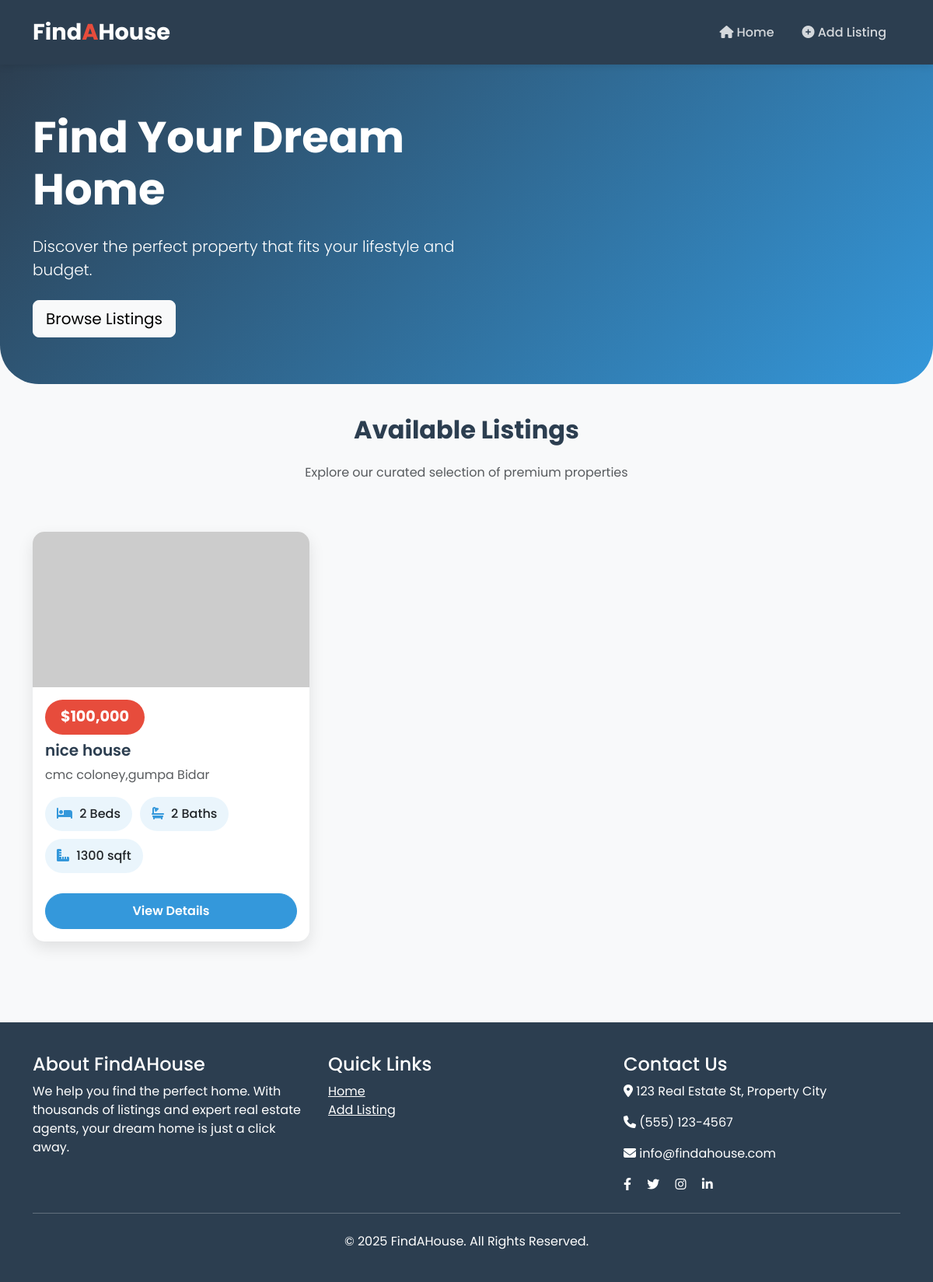
Before: / with the older database file.
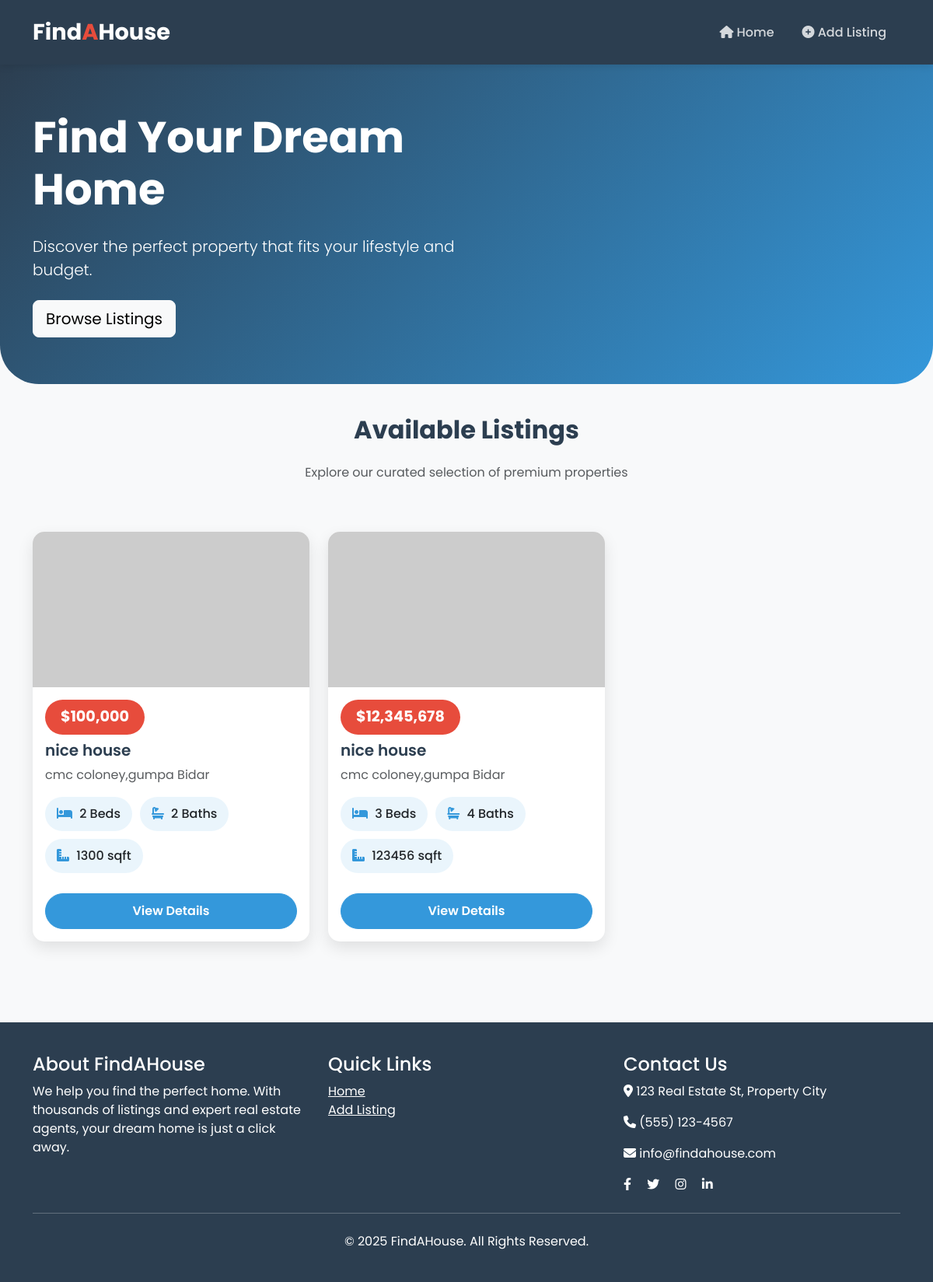
After: the same page with the newer database file.
### listings/models.py (models this page shows, shortened)
class Listing(models.Model):
    title = models.CharField(max_length=100)
    price = models.IntegerField()
    num_bedrooms = models.IntegerField()
    num_bathrooms = models.IntegerField()
    square_footage = models.IntegerField()
    address = models.CharField(max_length=100)
    image = models.ImageField(upload_to='media/listings/', blank=True, null=True)  # Add ImageField

### listings/views.py (the view)
# urls.py: path('', listing_list, name='listing_list'),
def listing_list(request):
    listings = Listing.objects.all()
    return render(request, 'listing_list.html', {'listings': listings})

### templates/listing_list.html (shortened to what this page needs)
{% extends 'base.html' %}
{% load humanize %}
{% block content %}
    <div class="page-header">
        <div class="container">
            <div class="row align-items-center">
                <div class="col-md-6 text-center text-md-start">
                    <h1 class="display-4 fw-bold mb-4">Find Your Dream Home</h1>
                    <p class="lead mb-4">Discover the perfect property that fits your lifestyle and budget.</p>
                    <a href="#listings" class="btn btn-light btn-lg">Browse Listings</a>
                </div>
            </div>
        </div>
    </div>
    <div class="container" id="listings">
        <div class="row mb-5">
            <div class="col-12 text-center">
                <h2 class="fw-bold mb-4">Available Listings</h2>
                <p class="text-muted">Explore our curated selection of premium properties</p>
            </div>
        </div>
        <div class="row g-4">
            {% for listing in listings %}
                <div class="col-md-6 col-lg-4 mb-4">
                    <div class="card h-100">
                        {% if listing.image %}
                            <img src="{{ listing.image.url }}" class="card-img-top" alt="{{ listing.title }}">
                        {% else %}
                            <img src="https://via.placeholder.com/400x250" class="card-img-top" alt="Listing Image">
                        {% endif %}
                        <div class="card-body">
                            <div class="price-tag mb-2">${{ listing.price|floatformat:0|intcomma }}</div>
                            <h5 class="card-title">{{ listing.title }}</h5>
                            <p class="card-text text-muted mb-3">{{ listing.address }}</p>
                            <div class="d-flex flex-wrap mb-3">
                                <span class="property-feature">
                                    <i class="fas fa-bed"></i> {{ listing.num_bedrooms }} Beds
                                </span>
                                <span class="property-feature">
                                    <i class="fas fa-bath"></i> {{ listing.num_bathrooms }} Baths
                                </span>
                                <span class="property-feature">
                                    <i class="fas fa-ruler-combined"></i> {{ listing.square_footage }} sqft
                                </span>
                            </div>
                            <a href="{% url 'listing_retreve' listing.pk %}" class="btn btn-primary w-100">View Details</a>
                        </div>
                    </div>
                </div>
            {% empty %}
                <div class="col-12 text-center py-5">
                    <h3 class="text-muted">No listings available at the moment</h3>
                    <p>Be the first to <a href="{% url 'listing_create' %}">add a listing</a>!</p>
                </div>
            {% endfor %}
        </div>
    </div>
{% endblock %}

### templates/base.html (shortened to what this page needs)
<!DOCTYPE html>
<html lang="en">
<head>
    <link href="https://cdn.jsdelivr.net/npm/bootstrap@5.3.0/dist/css/bootstrap.min.css" rel="stylesheet">
    <link rel="stylesheet" href="https://cdnjs.cloudflare.com/ajax/libs/font-awesome/6.4.0/css/all.min.css">
</head>
<body>
    <nav class="navbar navbar-expand-lg navbar-dark bg-primary sticky-top">
        <div class="container">
            <a class="navbar-brand" href="/">Find<span>A</span>House</a>
            <div class="collapse navbar-collapse" id="navbarNav">
                <ul class="navbar-nav ms-auto">
                    <li class="nav-item">
                        <a class="nav-link" href="/"><i class="fas fa-home"></i> Home</a>
                    </li>
                    <li class="nav-item">
                        <a class="nav-link" href="/add-listing/"><i class="fas fa-plus-circle"></i> Add Listing</a>
                    </li>
                </ul>
            </div>
        </div>
    </nav>
    {% block content %}{% endblock %}
    <footer>
        <div class="container">
            <div class="row">
                <div class="col-md-4 mb-4 mb-md-0">
                    <h4>About FindAHouse</h4>
                    <p>We help you find the perfect home. With thousands of listings and expert real estate agents, your dream home is just a click away.</p>
                </div>
                <div class="col-md-4 mb-4 mb-md-0">
                    <h4>Quick Links</h4>
                    <ul class="list-unstyled">
                        <li><a href="/" class="text-white">Home</a></li>
                        <li><a href="/add-listing/" class="text-white">Add Listing</a></li>
                    </ul>
                </div>
                <div class="col-md-4">
                    <h4>Contact Us</h4>
                    <p><i class="fas fa-map-marker-alt"></i> 123 Real Estate St, Property City</p>
                    <p><i class="fas fa-phone"></i> (555) 123-4567</p>
                    <p><i class="fas fa-envelope"></i> info@findahouse.com</p>
                    <div class="social-icons">
                        <a href="#" class="text-white me-3"><i class="fab fa-facebook-f"></i></a>
                        <a href="#" class="text-white me-3"><i class="fab fa-twitter"></i></a>
                        <a href="#" class="text-white me-3"><i class="fab fa-instagram"></i></a>
                        <a href="#" class="text-white"><i class="fab fa-linkedin-in"></i></a>
                    </div>
                </div>
            </div>
            <hr class="mt-4 mb-4" style="background-color: rgba(255, 255, 255, 0.2);">
            <p class="text-center mb-0">&copy; 2025 FindAHouse. All Rights Reserved.</p>
        </div>
    </footer>
</body>
</html>

### templates/base.html (style rules this page uses)
:root { --primary-color: #2c3e50; --secondary-color: #3498db; --accent-color: #e74c3c; --light-color: #ecf0f1; --dark-color: #2c3e50; }
body { font-family: 'Poppins', sans-serif; background-color: #f8f9fa; color: var(--dark-color); }
.navbar { background-color: var(--primary-color) !important; box-shadow: 0 2px 10px rgba(0, 0, 0, 0.1); padding: 15px 0; }
.navbar-brand { font-weight: 700; font-size: 1.8rem; color: white !important; }
.navbar-brand span { color: var(--accent-color); }
.nav-link { color: rgba(255, 255, 255, 0.8) !important; font-weight: 500; transition: all 0.3s; margin: 0 10px; }
.btn-primary { background-color: var(--secondary-color); border-color: var(--secondary-color); padding: 10px 20px; border-radius: 30px; font-weight: 600; transition: all 0.3s; }
.page-header { background: linear-gradient(135deg, var(--primary-color), var(--secondary-color)); color: white; padding: 60px 0; margin-bottom: 40px; border-radius: 0 0 50px 50px; }
.card { border: none; border-radius: 15px; overflow: hidden; box-shadow: 0 8px 20px rgba(0, 0, 0, 0.1); transition: all 0.3s; height: 100%; }
.card-title { font-weight: 600; color: var(--primary-color); }
.card-img-top { height: 200px; object-fit: cover; }
footer { background-color: var(--primary-color); color: white; padding: 40px 0; margin-top: 80px; }
.property-feature { background-color: rgba(52, 152, 219, 0.1); padding: 10px 15px; border-radius: 30px; margin-right: 10px; margin-bottom: 10px; display: inline-block; font-weight: 500; }
.property-feature i { color: var(--secondary-color); margin-right: 5px; }
.price-tag { background-color: var(--accent-color); color: white; font-weight: 700; font-size: 1.2rem; padding: 8px 20px; border-radius: 30px; display: inline-block; margin-bottom: 20px; }

Changed rows visible on the page:
added Listing: price "12,345,678", title "nice house", address "cmc coloney,gumpa Bidar", num_bedrooms "3", num_bathrooms "4", square_footage "123456"
